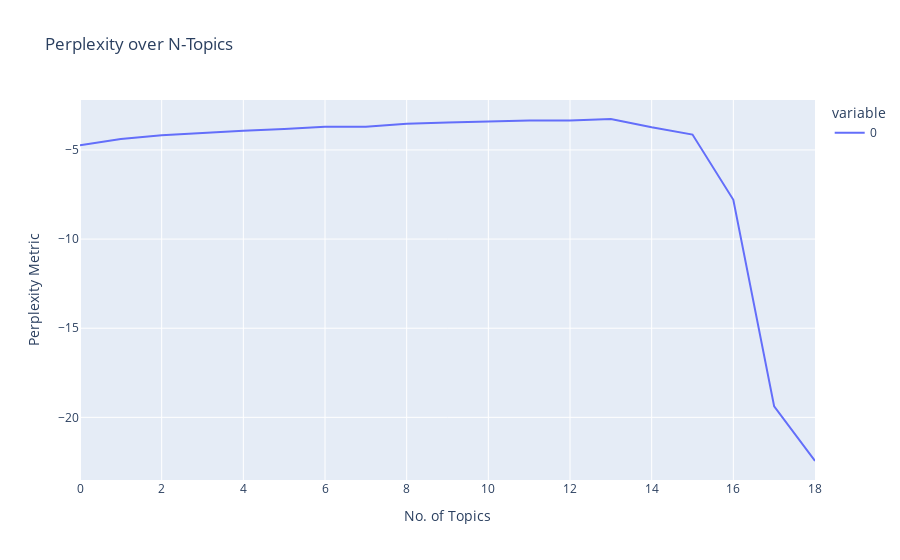

The code cell stored with this chart in its notebook:
### Code cell
fig = px.line([x[0] for x in perp_coh], title='Perplexity over N-Topics')
fig.update_layout(xaxis_title="No. of Topics", yaxis_title="Perplexity Metric")
fig.show()

### Figure 1 — Plotly figure (JSON) as saved in the notebook; plotly's stock layout.template omitted (floating-point values rounded to 4 significant figures)
{"data": [{"hovertemplate": "variable=0<br>index=%{x}<br>value=%{y}<extra></extra>", "legendgroup": "0", "line": {"color": "#636efa", "dash": "solid"}, "marker": {"symbol": "circle"}, "mode": "lines", "name": "0", "orientation": "v", "showlegend": true, "type": "scatter", "x": [0, 1, 2, 3, 4, 5, 6, 7, 8, 9, 10, 11, 12, 13, 14, 15, 16, 17, 18], "xaxis": "x", "y": [-4.73, -4.387, -4.17, -4.024, -3.92, -3.825, -3.701, -3.705, -3.527, -3.458, -3.408, -3.342, -3.344, -3.263, -3.728, -4.138, -7.798, -19.39, -22.45], "yaxis": "y"}], "layout": {"legend": {"title": {"text": "variable"}, "tracegroupgap": 0}, "title": {"text": "Perplexity over N-Topics"}, "xaxis": {"anchor": "y", "domain": [0, 1], "title": {"text": "No. of Topics"}}, "yaxis": {"anchor": "x", "domain": [0, 1], "title": {"text": "Perplexity Metric"}}}}
